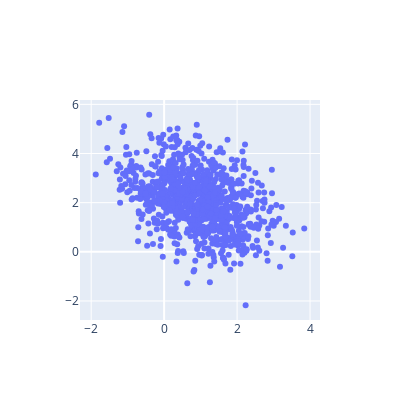

Source (notebook cell):
### Code cell
cov = np.array([[1, -1], 
                [0, 1]]
                )
mean = [1, 2]
pts = np.random.multivariate_normal(mean, cov, size=1000)
plotly_plot([pts[:, 0]], [pts[:, 1]], [''], modes=['markers'], 
height=400, width=400, autosize=False)
# plot_2d(pts[:, 0], pts[:, 1], '', (3, 3))

### Figure 1 — Plotly figure (JSON) as saved in the notebook; plotly's stock layout.template omitted (floating-point values rounded to 4 significant figures; data arrays with more than 128 entries replaced by an {"elided": "..."} marker saying what was removed)
{"data": [{"line": {"dash": "solid", "shape": "linear"}, "mode": "markers", "name": "", "text": [], "type": "scatter", "x": {"elided": "1000 float values"}, "y": {"elided": "1000 float values"}}], "layout": {"height": 400, "width": 400}}
